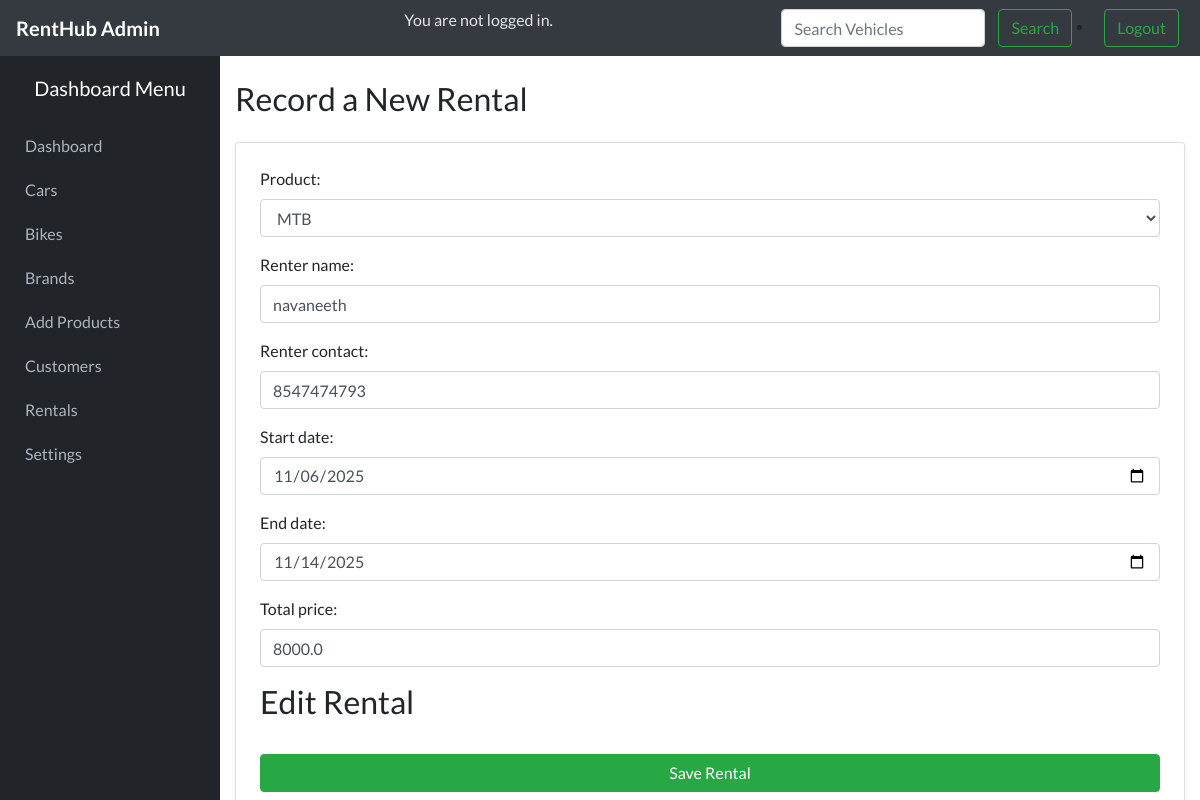
/edit_rental/5/, run on the app's committed database.
### home/models.py (models this page shows, shortened)
class Rental(models.Model):
    product = models.ForeignKey('Product', on_delete=models.CASCADE)
    renter_name = models.CharField(max_length=100)
    renter_contact = models.CharField(max_length=15, blank=True, null=True)
    start_date = models.DateField()
    end_date = models.DateField()
    total_price = models.FloatField()
    status = models.CharField(
        max_length=20,
        choices=[
            ('Active', 'Active'),
            ('Completed', 'Completed'),
        ],
        default='Active'
    )
    created_at = models.DateTimeField(default=timezone.now)

### home/views.py (the view)
# urls.py: path('edit_rental/<int:id>/', views.edit_rentalfn, name='edit_rental'),
def edit_rentalfn(request, id):
    rental = get_object_or_404(Rental, id=id)
    if request.method == 'POST':
        form = RentalForm(request.POST, instance=rental)
        if form.is_valid():
            form.save()
            messages.success(request, "Rental updated successfully!")
            return redirect('rental_list')
        else:
            messages.error(request, "Please correct the errors below.")
    else:
        form = RentalForm(instance=rental)
        available_products = product.objects.filter(is_available=True) | product.objects.filter(id=rental.product.id)
        form.fields['product'].queryset = available_products.distinct()
    return render(request, 'add_rental.html', {
        'form': form,
        'edit_mode': True
    })

### home/forms.py
class RentalForm(forms.ModelForm):
    class Meta:
        model = Rental
        fields = [
            'product',
            'renter_name',
            'renter_contact',
            'start_date',
            'end_date',
            'total_price'
        ]
        widgets = {
            'renter_name': forms.TextInput(attrs={'class': 'form-control', 'placeholder': 'Enter customer name'}),
            'renter_contact': forms.TextInput(attrs={'class': 'form-control', 'placeholder': 'Contact number'}),
            'start_date': forms.DateInput(attrs={'type': 'date', 'class': 'form-control'}),
            'end_date': forms.DateInput(attrs={'type': 'date', 'class': 'form-control'}),
            'total_price': forms.NumberInput(attrs={'class': 'form-control', 'placeholder': 'Total amount'}),
        }
    def __init__(self, *args, **kwargs):
        super().__init__(*args, **kwargs)
        self.fields['product'].queryset = product.objects.filter(is_available=True)
        self.fields['product'].widget.attrs.update({'class': 'form-control'})

### home/models.py (called while the page is built)
    def __str__(self):
        return self.name

### home/templates/add_rental.html (shortened to what this page needs)
{% extends 'base.html' %}
{% block content %}
<div class="container mt-4">
  <h2 class="mb-4">Record a New Rental</h2>
  <div class="card p-4 shadow-sm">
    <form method="POST">
      {{ form.as_p }}
      <h2 class="mb-4">
      {% if edit_mode %}Edit Rental
      {% else %} Add Rental{% endif %}
      </h2>
      <button type="submit" class="btn btn-success w-100 mt-2">Save Rental</button>
    </form>
  </div>
</div>
{% endblock %}

### home/static/css/base.css (style rules this page uses)
body { background-color: #f4f6f9; font-family: "Lato", sans-serif; margin: 0; padding: 0; }

### data on the page
Rental: product "MTB", renter_name "navaneeth", renter_contact "8547474793", start_date "11/06/2025", end_date "11/14/2025", total_price "8000.0"
